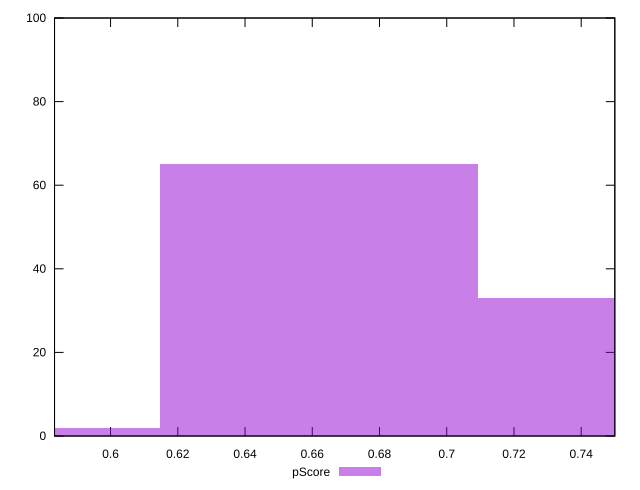

This figure's gnuplot source:
reset

$pScore <<EOF
0.6619988529246659 65
0.7565701176281896 33
0.5674275882211421 2
EOF

set key outside below
set boxwidth 0.0945712647035237
set xrange [0.5833333333333334:0.75]
set yrange [0:100]
set trange [0:100]
set style fill transparent solid 0.5 noborder
set terminal svg size 640, 490 enhanced background rgb 'white'
set output "report_00018_2021-02-10T15-25-16.877Z/uses-webp-images/samples/pages/pScore/histogram.svg"

plot $pScore title "pScore" with boxes

reset
